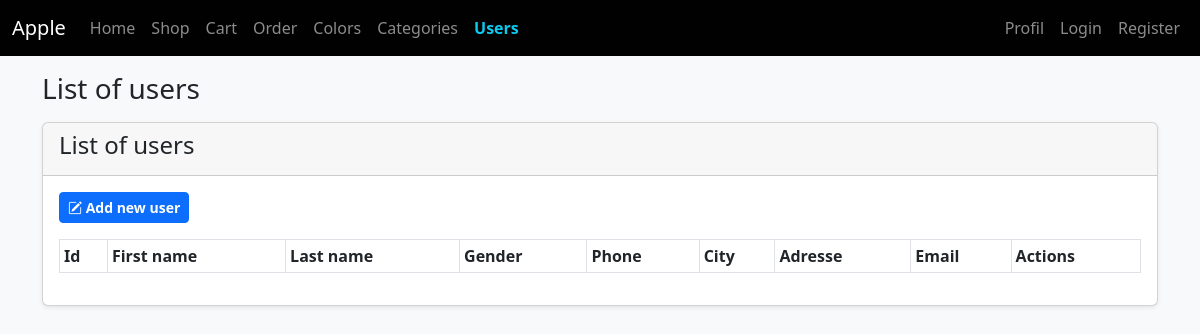
/users.php, run on an earlier commit of the app's database.
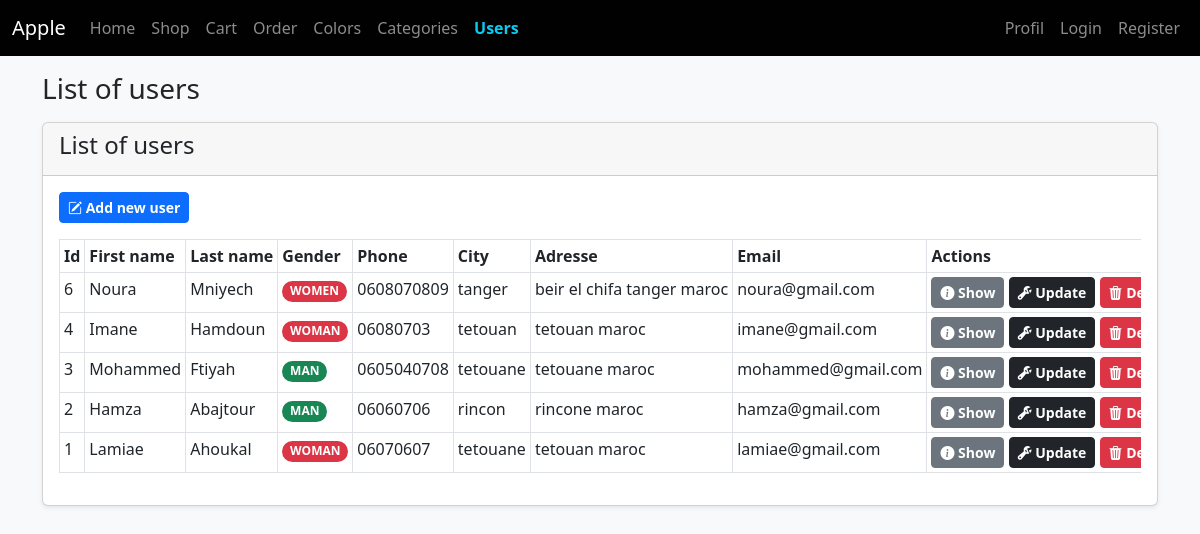
And on a later commit of the database.
### tables this page shows
CREATE TABLE `users` (
  `id` int(11) NOT NULL,
  `first_name` varchar(255) DEFAULT NULL,
  `last_name` varchar(255) DEFAULT NULL,
  `gender` varchar(255) DEFAULT NULL,
  `phone` varchar(255) DEFAULT NULL,
  `city` varchar(255) DEFAULT NULL,
  `adresse` varchar(255) DEFAULT NULL,
  `email` varchar(255) DEFAULT NULL,
  `created_at` timestamp NOT NULL DEFAULT current_timestamp(),
  `updated_at` timestamp NOT NULL DEFAULT current_timestamp() ON UPDATE current_timestamp(),
  `deleted_at` timestamp NULL DEFAULT NULL
);

### Helpers/functions.php (called while the page is built, shortened)
<?php
function _get_page_name()
{
    $page = $_SERVER['SCRIPT_NAME'];
    $url_data = explode('/', $page);
    $page_name = end($url_data);
    return explode('.', $page_name)[0];
}

### users.php (the view, shortened to what this page needs)
<?php
include_once "Helpers/functions.php";
require_once "database/database.php";
$page = _get_page_name();
$users = $db->query("SELECT * FROM users WHERE deleted_at IS NULL ORDER BY id DESC")->fetchAll();
?>
<!doctype html>
<html lang="en">
<head>
    <?php include "body/head.php"; ?>
</head>
<body class="bg-light">
    <header>
        <?php include "body/nav.php"; ?>
    </header>
    <main class="container">
        <h3 class="my-3">
            List of users
        </h3>
        <div class="card shadow-sm">
            <div class="card-header">
                <h4>List of users</h4>
            </div>
            <div class="card-body">
                <a href="user_add.php" class="btn btn-primary btn-sm fw-bold mb-3">
                    <i class="bi bi-pencil-square"></i>
                    Add new user
                </a>
                <div class="table-responsive">
                    <table class="table table-sm table-bordered text-nowrap">
                        <thead>
                            <tr>
                                <th>Id</th>
                                <th>First name</th>
                                <th>Last name</th>
                                <th>Gender</th>
                                <th>Phone</th>
                                <th>City</th>
                                <th>Adresse</th>
                                <th>Email</th>
                                <th>Actions</th>
                            </tr>
                        </thead>
                        <tbody>
                            <?php foreach ($users as $key => $u) : ?>
                                <tr>
                                    <td><?= $u->id ?></td>
                                    <td><?= ucwords($u->first_name) ?></td>
                                    <td><?= ucwords($u->last_name) ?></td>
                                    <td>
                                        <span class="badge rounded-pill text-bg-<?= $u->gender == 'man' ? 'success' : 'danger' ?>">
                                            <?= strtoupper($u->gender) ?>
                                        </span>
                                    </td>
                                    <td><?= $u->phone ?></td>
                                    <td><?= $u->city ?></td>
                                    <td><?= $u->adresse ?></td>
                                    <td><?= $u->email ?></td>
                                    <td>
                                        <a href="user_details.php?id=<?= $u->id ?>" class="btn btn-secondary btn-sm fw-bold">
                                            <i class="bi bi-info-circle-fill"></i>
                                            Show
                                        </a>
                                        <a href="user_update.php?id=<?= $u->id ?>" class="btn btn-dark btn-sm fw-bold">
                                            <i class="bi bi-wrench-adjustable"></i>
                                            Update
                                        </a>
                                        <a href="user_delete.php?id=<?= $u->id ?>" class="btn btn-danger btn-sm fw-bold">
                                            <i class="bi bi-trash3-fill"></i>
                                            Delete
                                        </a>
                                    </td>
                                </tr>
                            <?php endforeach  ?>
                        </tbody>
                    </table>
                </div>
            </div>
        </div>
    </main>
</body>
</html>

### body/head.php (shortened to what this page needs)
<link href="https://cdn.jsdelivr.net/npm/bootstrap@5.2.1/dist/css/bootstrap.min.css" rel="stylesheet">
<link rel="stylesheet" href="https://cdn.jsdelivr.net/npm/bootstrap-icons@1.11.1/font/bootstrap-icons.css">

### body/nav.php (shortened to what this page needs)
<nav class="navbar navbar-expand-sm navbar-dark" style="background-color: #010101;">
    <div class="container-fluid">
        <a class="navbar-brand" href="index.php">Apple</a>
        <div class="collapse navbar-collapse" id="collapsibleNavId">
            <ul class="navbar-nav me-auto mt-2 mt-lg-0">
                <li class="nav-item">
                    <a class="nav-link
                    <?php
                    if ($page == "index") {
                        echo 'text-info fw-bold';
                    } else {
                        echo '';
                    }
                    ?>
                    " href="index.php">Home</a>
                </li>
                <li class="nav-item">
                    <a class="nav-link
                    <?php
                    if ($page == "shop")
                        echo 'text-info fw-bold';
                    else
                        echo '';
                    ?>
                    " href="shop.php">Shop</a>
                </li>
                <li class="nav-item">
                    <a class="nav-link <?= ($page == 'cart') ? 'text-info fw-bold' : ''  ?>" href="cart.php">Cart</a>
                </li>
                <li class="nav-item">
                    <a class="nav-link <?= in_array($page, ["order", "order-details"]) ? 'text-info fw-bold' : ''  ?>" href="order.php">Order</a>
                </li>
                <li class="nav-item">
                    <a class="nav-link <?= in_array($page, ["colors", "color_details"]) ? 'text-info fw-bold' : ''  ?>" href="colors.php">Colors</a>
                </li>
                <li class="nav-item">
                    <a class="nav-link <?= in_array($page, ["categories"]) ? 'text-info fw-bold' : ''  ?>" href="categories.php">Categories</a>
                </li>
                <li class="nav-item">
                    <a class="nav-link <?= in_array($page, ["users", "user_add", "user_details", "user_update", "user_delete", "users_archived", "user_active"]) ? 'text-info fw-bold' : ''  ?>" href="users.php">Users</a>
                </li>
            </ul>
            <ul class="d-flex navbar-nav my-2 my-lg-0">
                <li class="nav-item">
                    <a class="nav-link <?= ($page == 'profil') ? 'text-info fw-bold' : ''  ?>" href="profil.php">Profil</a>
                </li>
                <li class="nav-item">
                    <a class="nav-link <?= ($page == 'login') ? 'text-info fw-bold' : ''  ?>" href="login.php">Login</a>
                </li>
                <li class="nav-item">
                    <a class="nav-link <?= ($page == 'register') ? 'text-info fw-bold' : ''  ?>" href="register.php">Register</a>
                </li>
            </ul>
        </div>
    </div>
</nav>

What changed in the data, as far as the page shows it:
added users: id "6", first_name "Noura", last_name "Mniyech", gender "WOMEN", phone "0608070809", city "tanger", adresse "beir el chifa tanger maroc", email "noura@gmail.com"
added users: id "4", first_name "Imane", last_name "Hamdoun", gender "WOMAN", phone "06080703", city "tetouan", adresse "tetouan maroc", email "imane@gmail.com"
added users: id "3", first_name "Mohammed", last_name "Ftiyah", gender "MAN", phone "0605040708", city "tetouane", adresse "tetouane maroc", email "mohammed@gmail.com"
added users: id "2", first_name "Hamza", last_name "Abajtour", gender "MAN", phone "06060706", city "rincon", adresse "rincone maroc", email "hamza@gmail.com"
added users: id "1", first_name "Lamiae", last_name "Ahoukal", gender "WOMAN", phone "06070607", city "tetouane", adresse "tetouan maroc", email "lamiae@gmail.com"
